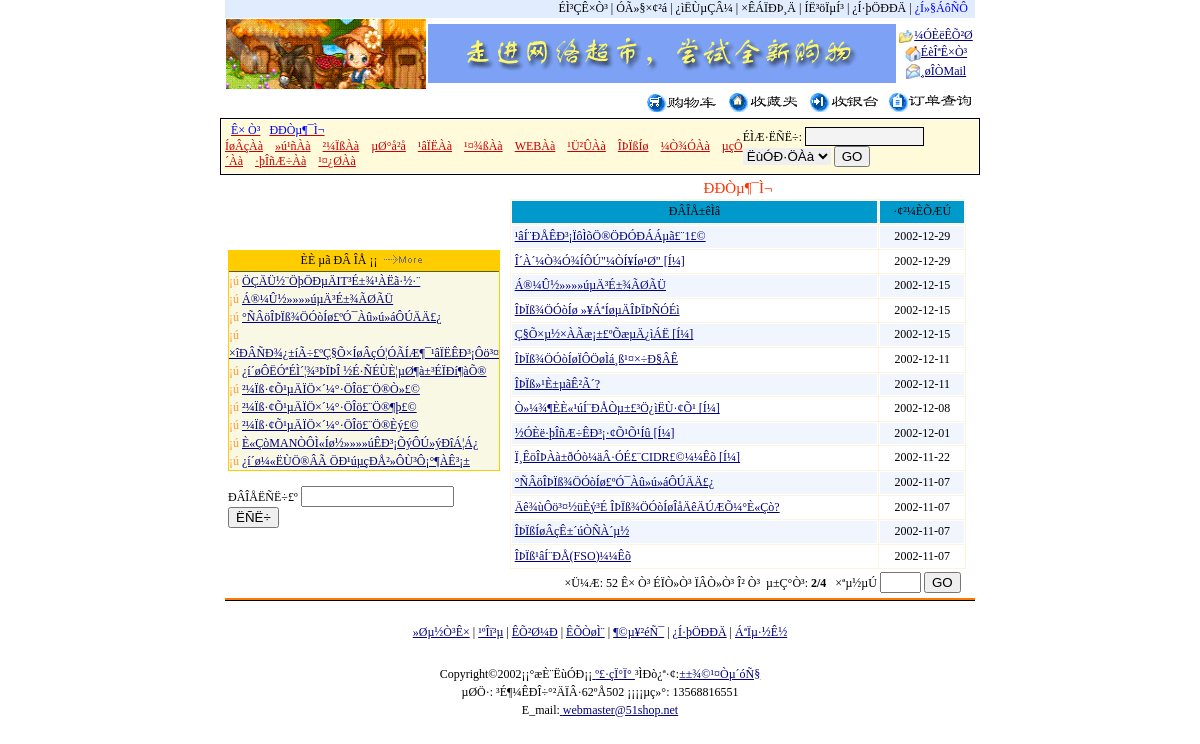
The page /news.php?page=2 on the database its author committed.
### tables this page shows
CREATE TABLE b2c_ad (
  id int(10) unsigned NOT NULL auto_increment,
  code mediumtext NOT NULL,
  views int(10) default '0',
  visible smallint(5) default '1',
  posttime datetime NOT NULL default '0000-00-00 00:00:00',
  PRIMARY KEY  (id)
);

CREATE TABLE b2c_class (
  id int(10) unsigned NOT NULL auto_increment,
  name varchar(40) NOT NULL default '',
  up_id int(10) unsigned NOT NULL default '0',
  KEY id (id)
);

CREATE TABLE b2c_news (
  id int(10) unsigned NOT NULL auto_increment,
  title varchar(100) NOT NULL default '',
  content text NOT NULL,
  key_words varchar(20) default NULL,
  date datetime NOT NULL default '0000-00-00 00:00:00',
  read_no smallint(5) unsigned NOT NULL default '0',
  KEY id (id)
);

### conf/options.php (called while the page is built, shortened)
<?php
$dbservername="mysql1.cs.clemson.edu";
$dbusername="b2c_vt1i";
$dbuserpass="zhubo19910914";
$sitename="zhubo's store";
$siteurl="http://localhost/662";
$num_to_show = 14;
$siteemail = "webmaster@51shop.net";
$guestbook  =  1 ;
?>

### conf/db_mysql.php (called while the page is built, shortened)
<?php
class DB_Sql {
  var $Record   = array();
  var $Link_ID  = 0;
  var $Query_ID = 0;
  function free() {
      $this->Query_ID = 0;
  }
  function query($Query_String) {
    if ($Query_String == "")
      return 0;
    $this->Query_ID = @mysql_query($Query_String,$this->Link_ID);
    return $this->Query_ID;
  }
  function next_record() {
    $this->Record = @mysql_fetch_array($this->Query_ID);
    $stat = is_array($this->Record);
    return $stat;
  }
  function num_rows() {
    return @mysql_num_rows($this->Query_ID);
  }
  function f($Name) {
    return $this->Record[$Name];
  }
}
?>

### conf/config.php (called while the page is built, shortened)
<?php
require "conf/options.php";
require "conf/db_mysql.php";
$db = new DB_Sql;
$db->Host = $dbservername;
$db->User = $dbusername;
$db->Password = $dbuserpass;
$db->Link_ID = @mysql_connect($db->Host, $db->User, $db->Password) or die("Êý¾Ý¿âÁ¬½Ó´íÎó£¬ÇëÔËÐÐinstall.php½øÐÐ°²×°¡£");
?>

### news.php (the view, shortened to what this page needs)
<?php
require "conf/config.php";
?>
<html>
<head>
<link rel="stylesheet" href="conf/style.css" type="text/css">
</head>
<body bgcolor="#FFFFFF" text="#000000">
<?php include "conf/header.php" ?>
<table width="750" border="0" align="center">
  <tr>
    <td width="182"> <br>
      <?php include "news_hot.php" ?>
      <form name="form1" method="post" action="news_s.php">
        ÐÂÎÅËÑË÷£º
        <input type="text" name="key" size="16">
        <input type="submit" name="Submit" value="ËÑË÷">
      </form>
      </td>
    <td width="558" class="p13" align="center" valign="top">
      <?php
  $db->query("select null from $news_t");
  $total_num=$db->num_rows();
  $totalpage=ceil($total_num/$num_to_show);
  $init_record=($page-1)*$num_to_show;
  $db->query("select id,title,DATE_FORMAT(date,'%Y-%m-%d') as date
   from $news_t
   order by id DESC limit $init_record, $num_to_show_news");
?>
      ÐÐÒµ¶¯Ì¬
      <table width="98%" border="1" class="black" cellspacing="1" cellpadding="3" bordercolor="#FFFFFF" bgcolor="#FCF3E0">
        <tr bgcolor="#0099CC">
          <td width="81%" align="center">ÐÂÎÅ±êÌâ</td>
          <td width="19%" align="center">·¢²¼ÈÕÆÚ</td>
        </tr>
        <?php
		   while($db->next_record())
			   {
			   $i++;
			   ?>
        <tr>
          <td width="81%" bgcolor="<?php if ($i % 2 ==0) echo "#ffffff";else echo "#F1F5FE"; ?>">
            <a href="news_list.php?id=<?php echo $db->f('id') ?>" class='clink03' target="_blank">
            <?php echo stripslashes($db->f('title')) ?>
            </a></td>
          <td width="19%" align="center" bgcolor="<?php if ($i % 2 ==0) echo "#ffffff";else echo "#F1F5FE"; ?>">
            <?php echo $db->f('date') ?>
          </td>
        </tr>
        <?php } ?>
      </table>
      <table width="96%" border="0" cellspacing="1" cellpadding="1">
        <form action="<?php echo $PHP_SELF ?> " method="post" name="form88" onSubmit="return check_page('form88.page')">
          <tr>
            <td align="right"> ×Ü¼Æ:
              <?php echo $total_num." ";
  $page1=$page-1;
  $page2=$page+1;
  if ($page1 < 1) echo "<FONT color=#999999>Ê×  Ò³&nbsp;ÉÏÒ»Ò³</FONT>&nbsp;";
  else echo "<a href='$PHP_SELF?page=1'>Ê×  Ò³</a>&nbsp;<a href='$PHP_SELF?page=$page1'>ÉÏÒ»Ò³</a>&nbsp;";
  if ($page2 > $totalpage) echo "<FONT color=#999999>ÏÂÒ»Ò³&nbsp;Î²  Ò³</FONT>&nbsp;";
  else echo "<a href='$PHP_SELF?page=$page2'>ÏÂÒ»Ò³</a>&nbsp;<a href='$PHP_SELF?page=$totalpage'>Î²  Ò³</a>&nbsp;";
?>
              µ±Ç°Ò³:<b>
              <?php echo $page."/".$totalpage ?>
              </b>&nbsp; ×ªµ½µÚ
              <input type="text" name="page" size="2">
              <input type="submit" name="Submit222" value="GO">
            </td>
          </tr>
        </form>
      </table>
    </td>
  </tr>
</table>
<div align="left">
  <?php include "conf/footer.php"; ?>
</div>
</body>
</html>

### conf/header.php (shortened to what this page needs)
<table width="750"  border="0"  align="center" cellspacing="0">
  <tr>
    <td align="right" colspan="3" bgcolor="#E1ECff"> <a href="index.php" >ÉÌ³ÇÊ×Ò³</a>
      | <a href="register1.php">ÓÃ»§×¢²á</a> | <a href="login.php">¿ìËÙµÇÂ¼</a> | <a href="modify.php">×ÊÁÏÐÞ¸Ä</a>
      | <a href="logout.php">ÍË³öÏµÍ³</a> | <a href="service.php">¿Í·þÖÐÐÄ</a>
      <?php
if ($guestbook)
  echo ' | <a href="guestbook/" target="_blank"><font color=blue>¿Í»§ÁôÑÔ</font></a> ';
?>
      &nbsp; </td>
  </tr>
  <tr>
    <td align="right" width="180"> <a href="<?php echo $siteurl ?>" target="_blank"><img src="images/logo.gif" border="0" width="200" height="70"></a></td>
    <td align="right" width="468">
      <?php include "ad.php"; ?>
    </td>
    <td width="100" valign="middle">
      <table width="100%" border="0" cellspacing="0" cellpadding="0">
        <tr>
          <td align="center" height="18"><a href="#" class="clink03" title="¼ÓÈëÊÕ²Ø" onClick="window.external.AddFavorite('<?php echo $siteurl; ?>', '<?php echo $sitename; ?>')"><img src="images/bookmark.gif" width="15" height="13" border="0" align="absmiddle">¼ÓÈëÊÕ²Ø</a></td>
        </tr>
        <tr>
          <td align="center" height="18"><a href="#" class="clink03" title="ÉèÎªÊ×Ò³" onClick="this.style.behavior='url(#default#homepage)';this.setHomePage('<?php echo $siteurl; ?>');"><img src="images/home.gif" width="16" height="16" border="0" align="absmiddle">ÉèÎªÊ×Ò³</a></td>
        </tr>
        <tr>
          <td align="center" height="18"><a href="mailto:<?php echo $siteemail; ?>" class="clink03" title="¸øÎÒÃÇMail"><img src="images/email.gif" width="15" height="15" border="0" align="absmiddle">¸øÎÒMail</a></td>
        </tr>
      </table>
    </td>
  </tr>
  <tr>
    <td bgcolor="#ffffff" id="clock">&nbsp; </td>
    <td align="right" bgcolor="#ffffff" colspan="2"><a href="buycar.php"><img src="images/gwc.gif" width="72" height="19" border="0"></a>
      &nbsp;&nbsp;<a href="buystore.php"><img src="images/scj.gif" border="0"></a>
      &nbsp;&nbsp;<a href="bank.php"><img src="images/syt.gif" width="72" height="21" border="0"></a>
      &nbsp;&nbsp;<a href="dingdang.php"><img src="images/cy.gif" width="84" height="21" border="0"></a>&nbsp;</td>
  </tr>
</table>
<table width="750" border="1" cellpadding="3" cellspacing="1" bgcolor="#000000" bordercolor="#FFFFFF" align="center">
  <tr>
    <td bgcolor="#FEFADA">
      <table width="750" align="center" bgcolor="#FEFADA" cellspacing="0" cellpadding="0">
        <form name="formsearch" method="post" action="index_s.php" onSubmit="return chk();">
          <tr>
            <td>&nbsp;&nbsp;<a href="index.php" class="title"><font color=blue>Ê× Ò³</font></a> &nbsp;&nbsp;<a href="news.php" class="title"><font color=blue>ÐÐÒµ¶¯Ì¬</font></a>&nbsp;&nbsp;
              <?php
  $db->query("select * from $class_t where up_id=0");
  while($db->next_record())
   {
    echo "<a href='index.php?up_id=".$db->f('id')."' class='title'>".$db->f('name')."</a>&nbsp;&nbsp;&nbsp;&nbsp;";
	}
  ?>
            </td>
            <td width="270" >
              ÉÌÆ·ËÑË÷:
              <input class=think name=key size=12  type=text >
              <select name="sf">
                <option value="0" selected>ËùÓÐ·ÖÀà</option>
              </select>
              <input type="submit" name="submit" value="GO">
            </td>
          </tr>
        </form>
      </table>
    </td>
  </tr>
</table>

### ad.php (shortened to what this page needs)
<?php
function showAd()
{
  global $db, $ad_t;
  $db->query("select count(id) count from $ad_t where visible=1");
  $db->next_record();
  $count = $db->f('count');
  if($count <= 1)
    $start = 0;
  else
    $start = rand(0, $count - 1);
  $db->query("select id,code from $ad_t where visible=1
    order by id desc limit $start,1");
  $db->next_record();
  echo stripslashes($db->f('code'));
}
showAd();
?>

### news_hot.php (shortened to what this page needs)
<html>
<head>
</head>
<body bgcolor="#FFFFFF" text="#000000">
<table width="98%" border="0" cellpadding="1" cellspacing="0">
  <tr>
    <td bgcolor="ffcc00">
      <table width=100% border=0 cellspacing=0 cellpadding=0>
        <tr>
          <td height=20 bgcolor=ffcc00 align=center>ÈÈ µã ÐÂ ÎÅ
            <?php
  $db->query("select id,title from $news_t order by read_no DESC limit 10");
?>
            ¡¡<a href="news.php"><img src="images/more.gif" width="50" height="10" border="0" alt="¸ü¶à..."></a>
          </td>
        </tr>
        <tr>
        </tr>
        <?php
 while($db->next_record())
			   {
?>
        <tr>
          <td class=p7 bgcolor="f8f8e5" style="line-height:150%"> <font color=FF9933>
            ¡ú <a href="news_list.php?id=<?php echo $db->f('id') ?>" class='clink03' target="_blank">
            <?php echo stripslashes($db->f('title')) ?>
            </a></font></td>
        </tr>
        <?php } ?>
      </table>
    </td>
  </tr>
</table>
<br>
</body>
</html>

### conf/style.css (style rules this page uses)
.think { BACKGROUND-COLOR: #f3f3f3; BORDER-BOTTOM: #000000 1px solid; BORDER-LEFT: #000000 1px solid; BORDER-RIGHT: #000000 1px solid; BORDER-TOP: #000000 1px solid }
TD { FONT-SIZE: 9pt; LETTER-SPACING: 0pt; LINE-HEIGHT: 130%; WORD-SPACING: 0pt }
BODY { FONT-FAMILY: "����"; FONT-SIZE: 12px; LINE-HEIGHT: 15pt; MARGIN-TOP: 0px; PADDING-TOP: 0px; SCROLLBAR-FACE-COLOR: #cccccc; SCROLLBAR-HIGHLIGHT-COLOR: #e7e7e7; SCROLLBAR-SHADOW-COLOR: #e7e7e7; SCROLLBAR-3DLIGHT-COLOR: #ffffff; SCROLLBAR-ARROW-COLOR: #ffffff; SCROLLBAR-TRACK-COLOR: #ffffff; SCROLLBAR-DARKSHADOW-COLOR: #ffffff }
SELECT { BORDER-BOTTOM-COLOR: black; BORDER-BOTTOM-STYLE: none; BORDER-LEFT-COLOR: black; BORDER-LEFT-STYLE: none; BORDER-RIGHT-COLOR: black; BORDER-RIGHT-STYLE: none; BORDER-TOP-COLOR: #99ff00; BORDER-TOP-STYLE: none }
A:link { COLOR: #000000; TEXT-DECORATION: none }
A.clink03:link { COLOR: #00007f; TEXT-DECORATION: underline }
A.title:link { COLOR: #cc0000; TEXT-DECORATION: underline }
.p13 { COLOR: #ff3300; FONT-SIZE: 15px }

### rows shown on the page
b2c_ad: code (picture)
b2c_class: name "ÍøÂçÀà"
b2c_class: name "»ú¹ñÀà"
b2c_class: name "²¼ÏßÀà"
b2c_class: name "µØ°å²å"
b2c_class: name "¹âÏËÀà"
b2c_class: name "¹¤¾ßÀà"
b2c_class: name "WEBÀà"
b2c_class: name "¹Ü²ÛÀà"
b2c_class: name "ÎÞÏßÍø"
b2c_class: name "¼Ò¾ÓÀà"
b2c_class: name "µçÔ´Àà"
b2c_class: name "·þÎñÆ÷Àà"
b2c_class: name "¹¤¿ØÀà"
b2c_news: title "ÖÇÄÜ½¨ÖþÖÐµÄIT³É±¾¹ÀËã·½·¨"
b2c_news: title "Á®¼Û½»»»»úµÄ³É±¾ÃØÃÜ", f "2002-12-15"
b2c_news: title "°ÑÂöÎÞÏß¾ÖÓòÍø£ºÓ¯Àû»ú»áÔÚÄÄ£¿", f "2002-11-07"
b2c_news: title "×îÐÂÑÐ¾¿±íÃ÷£ºÇ§Õ×ÍøÂçÓ¦ÓÃÍÆ¶¯¹âÏËÊÐ³¡Ôö³¤"
b2c_news: title "¿í´øÔËÓªÉÌ´¦¾³ÞÏÞÎ ½É·ÑÉÙÈ¦µØ¶à±³ÉÏÐí¶àÕ®"
b2c_news: title "²¼Ïß·¢Õ¹µÄÏÖ×´¼°·ÖÎö£¨Ö®Ò»£©"
b2c_news: title "²¼Ïß·¢Õ¹µÄÏÖ×´¼°·ÖÎö£¨Ö®¶þ£©"
b2c_news: title "²¼Ïß·¢Õ¹µÄÏÖ×´¼°·ÖÎö£¨Ö®Èý£©"
b2c_news: title "È«ÇòMANÒÔÌ«Íø½»»»»úÊÐ³¡ÕýÔÚ»ýÐîÁ¦Á¿"
b2c_news: title "¿í´ø¼«ËÙÖ®ÂÃ ÖÐ¹úµçÐÅ²»ÔÙ³Ô¡°¶ÀÊ³¡±"
b2c_news: title "¹âÍ¨ÐÅÊÐ³¡ÏôÌõÖ®ÖÐÓÐÁÁµã£¨1£©", f "2002-12-29"
b2c_news: title "Î´À´¼Ò¾Ó¾ÍÔÚ\"¼ÒÍ¥Íø¹Ø\" [Í¼]", f "2002-12-29"
b2c_news: title "ÎÞÏß¾ÖÓòÍø »¥ÁªÍøµÄÎÞÏÞÑÓÉì", f "2002-12-15"
b2c_news: title "Ç§Õ×µ½×ÀÃæ¡±£ºÕæµÄ¿ìÁË [Í¼]", f "2002-12-15"
b2c_news: title "ÎÞÏß¾ÖÓòÍøÏÔÖøÌá¸ß¹¤×÷Ð§ÂÊ", f "2002-12-11"
b2c_news: title "ÎÞÏß»¹È±µãÊ²Ã´?", f "2002-12-11"
b2c_news: title "Ò»¼¾¶ÈÈ«¹úÍ¨ÐÅÒµ±£³Ö¿ìËÙ·¢Õ¹ [Í¼]", f "2002-12-08"
b2c_news: title "½ÓÈë·þÎñÆ÷ÊÐ³¡·¢Õ¹Õ¹Íû [Í¼]", f "2002-12-01"
b2c_news: title "Ï¸ÊöÎÞÀà±ðÓò¼äÂ·ÓÉ£¨CIDR£©¼¼Êõ [Í¼]", f "2002-11-22"
b2c_news: title "Äê¾ùÔö³¤½üÈý³É ÎÞÏß¾ÖÓòÍøÎåÄêÄÚÆÕ¼°È«Çò?", f "2002-11-07"
b2c_news: title "ÎÞÏßÍøÂçÊ±´úÒÑÀ´µ½", f "2002-11-07"
b2c_news: title "ÎÞÏß¹âÍ¨ÐÅ(FSO)¼¼Êõ", f "2002-11-07"

### other values the page prints
$total_num "52"
$page "2"
$totalpage "4"
$sitecopyright "º£·çÏ°Ï°"
$siteadd "³É¶¼ÊÐÎ÷°²ÄÏÂ·62ºÅ502"
$sitetel "13568816551"
$siteemail "webmaster@51shop.net"
